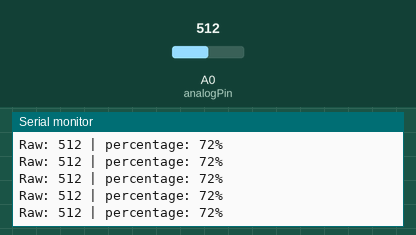
Recording of a sketch running on a simulated Arduino Uno, built with avr-gcc and run on an emulated ATmega328P. Parts: the last lines printed to the serial monitor. The inputs (shaded band) are chosen by the test bench; at power-on: A0 (analogPin) = 512.

Above: at 1.2 s.
1.3 s: A0 (analogPin) set to 329
At 1.8 s:
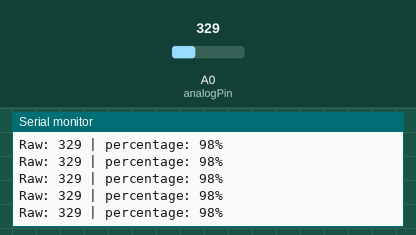
4.3 s: A0 (analogPin) set to 313
At 5.3 s:
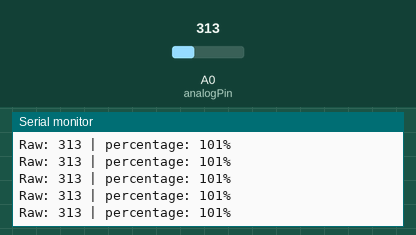
13.3 s: A0 (analogPin) set to 105
At 13.8 s:
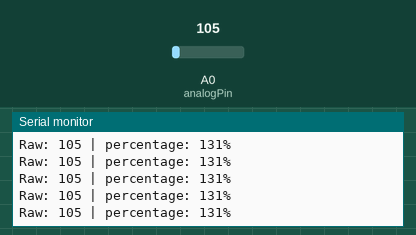
14.8 s: A0 (analogPin) set to 90
At 15.6 s:
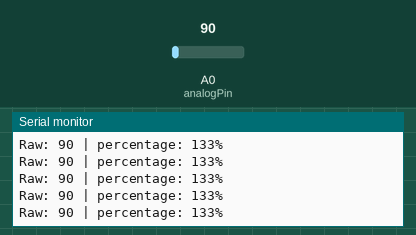
Timing chart, 0 to 17.8 s (numbered marks = the images above; inputs shaded):
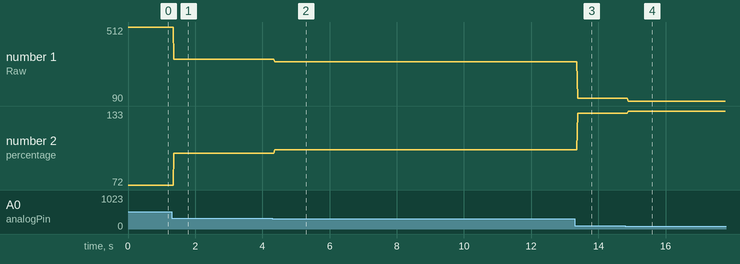

The sketch:

moisture_final.ino
```cpp
int analogPin = A0;
int moisture;
int percentage;

int map_low = 1013;
int map_high = 320;
void setup() {
  Serial.begin(9600);
}

void loop(){
  moisture = analogRead(analogPin);
  Serial.print("Raw: ");
  Serial.print(moisture);
  percentage = map(moisture, map_low, map_high, 0, 100);
  Serial.print(" | percentage: ");
  Serial.print(percentage);
  Serial.println("%");
}
```

Measured:
- after the input at 1.3 s, the serial monitor: prints a new line after 0.07 s (image 1)
- after the input at 4.3 s, the serial monitor: prints a new line after 0.07 s (image 2)
- after the input at 13.3 s, the serial monitor: prints a new line after 0.09 s (image 3)
- after the input at 14.8 s, the serial monitor: prints a new line after 0.09 s (image 4)
- plotted number 1: 512 → 329 after the input at 1.3 s, 329 → 313 after the input at 4.3 s, 313 → 105 after the input at 13.3 s, 105 → 90 after the input at 14.8 s
- plotted number 2: 72 → 98 after the input at 1.3 s, 98 → 101 after the input at 4.3 s, 101 → 131 after the input at 13.3 s, 131 → 133 after the input at 14.8 s
